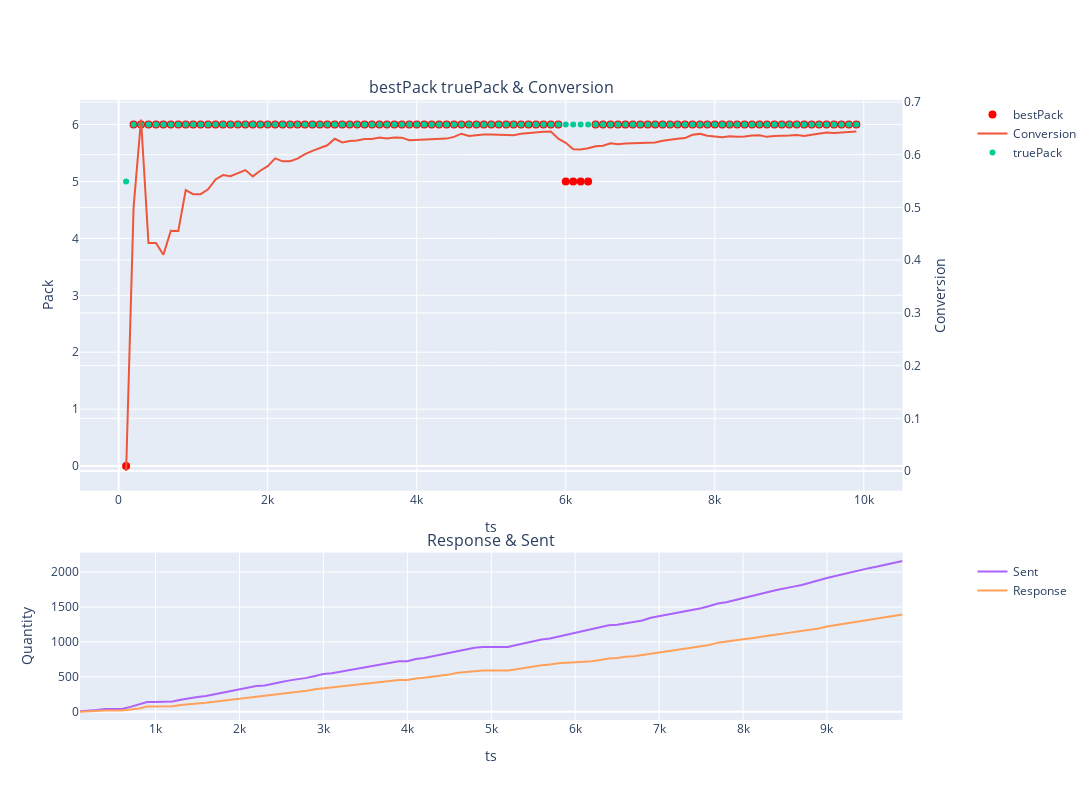

Notebook code for this chart:
### Code cell
%%time
## Agent modeling
episodes = 10000
complLeadsShort2 = complLeadsShort.copy()
complLeadsShort2, convHist, Q2 = mainRL(_S, _A, topic, complLeadsShort2, 0.95, episodes, None, ConvCount, PrepQ, DrawDynamicChart, True,)
#complLeadsShort2, convHist2, Q2 = mainRL(_S, _A, topic, complLeadsShort2, 0.99, episodes, )
